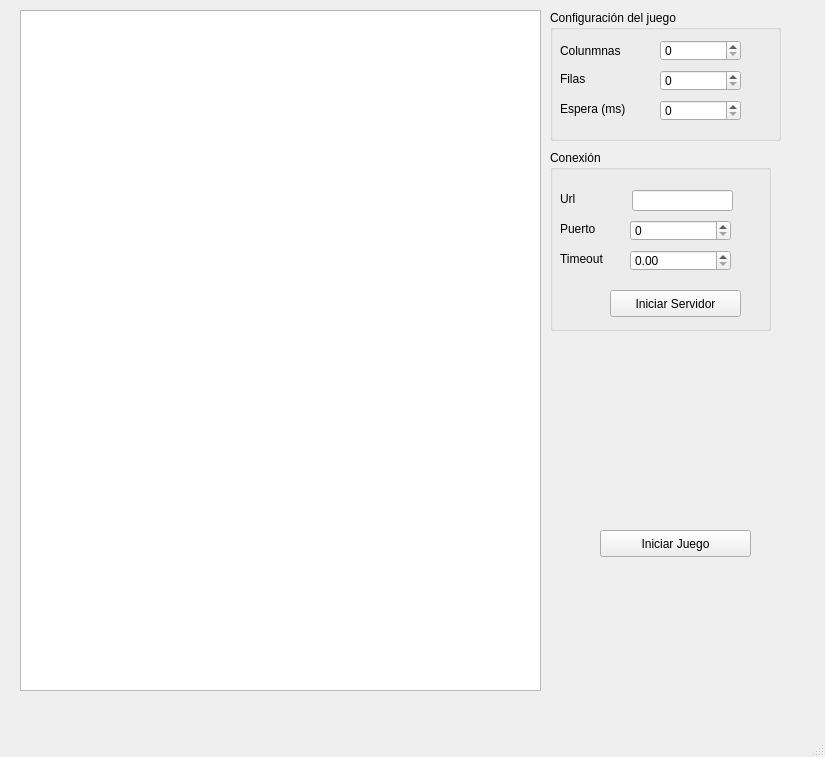
<?xml version="1.0" encoding="UTF-8"?>
<ui version="4.0">
 <class>MainWindow</class>
 <widget class="QMainWindow" name="MainWindow">
  <property name="geometry">
   <rect>
    <x>0</x>
    <y>0</y>
    <width>825</width>
    <height>757</height>
   </rect>
  </property>
  <property name="windowTitle">
   <string>MainWindow</string>
  </property>
  <widget class="QWidget" name="centralwidget">
   <widget class="QTableWidget" name="tableWidget">
    <property name="geometry">
     <rect>
      <x>20</x>
      <y>10</y>
      <width>521</width>
      <height>681</height>
     </rect>
    </property>
   </widget>
   <widget class="QGroupBox" name="groupBox">
    <property name="geometry">
     <rect>
      <x>550</x>
      <y>10</y>
      <width>231</width>
      <height>131</height>
     </rect>
    </property>
    <property name="title">
     <string>Configuración del juego</string>
    </property>
    <widget class="QLabel" name="label">
     <property name="geometry">
      <rect>
       <x>10</x>
       <y>30</y>
       <width>81</width>
       <height>21</height>
      </rect>
     </property>
     <property name="text">
      <string>Colunmnas</string>
     </property>
    </widget>
    <widget class="QLabel" name="label_2">
     <property name="geometry">
      <rect>
       <x>10</x>
       <y>60</y>
       <width>66</width>
       <height>17</height>
      </rect>
     </property>
     <property name="text">
      <string>Filas</string>
     </property>
    </widget>
    <widget class="QLabel" name="label_3">
     <property name="geometry">
      <rect>
       <x>10</x>
       <y>90</y>
       <width>81</width>
       <height>17</height>
      </rect>
     </property>
     <property name="text">
      <string>Espera (ms)</string>
     </property>
    </widget>
    <widget class="QSpinBox" name="spinBox">
     <property name="geometry">
      <rect>
       <x>110</x>
       <y>30</y>
       <width>81</width>
       <height>21</height>
      </rect>
     </property>
    </widget>
    <widget class="QSpinBox" name="spinBox_2">
     <property name="geometry">
      <rect>
       <x>110</x>
       <y>60</y>
       <width>81</width>
       <height>21</height>
      </rect>
     </property>
    </widget>
    <widget class="QSpinBox" name="spinBox_3">
     <property name="geometry">
      <rect>
       <x>110</x>
       <y>90</y>
       <width>81</width>
       <height>21</height>
      </rect>
     </property>
    </widget>
   </widget>
   <widget class="QGroupBox" name="groupBox_2">
    <property name="geometry">
     <rect>
      <x>550</x>
      <y>150</y>
      <width>221</width>
      <height>181</height>
     </rect>
    </property>
    <property name="title">
     <string>Conexión</string>
    </property>
    <widget class="QLabel" name="label_4">
     <property name="geometry">
      <rect>
       <x>10</x>
       <y>40</y>
       <width>66</width>
       <height>17</height>
      </rect>
     </property>
     <property name="text">
      <string>Url</string>
     </property>
    </widget>
    <widget class="QLabel" name="label_5">
     <property name="geometry">
      <rect>
       <x>10</x>
       <y>70</y>
       <width>66</width>
       <height>17</height>
      </rect>
     </property>
     <property name="text">
      <string>Puerto</string>
     </property>
    </widget>
    <widget class="QLabel" name="label_6">
     <property name="geometry">
      <rect>
       <x>10</x>
       <y>100</y>
       <width>66</width>
       <height>17</height>
      </rect>
     </property>
     <property name="text">
      <string>Timeout</string>
     </property>
    </widget>
    <widget class="QLineEdit" name="lineEdit">
     <property name="geometry">
      <rect>
       <x>82</x>
       <y>40</y>
       <width>101</width>
       <height>21</height>
      </rect>
     </property>
    </widget>
    <widget class="QSpinBox" name="spinBox_4">
     <property name="geometry">
      <rect>
       <x>80</x>
       <y>70</y>
       <width>101</width>
       <height>21</height>
      </rect>
     </property>
    </widget>
    <widget class="QDoubleSpinBox" name="doubleSpinBox">
     <property name="geometry">
      <rect>
       <x>80</x>
       <y>100</y>
       <width>101</width>
       <height>21</height>
      </rect>
     </property>
    </widget>
    <widget class="QPushButton" name="pushButton">
     <property name="geometry">
      <rect>
       <x>60</x>
       <y>140</y>
       <width>131</width>
       <height>27</height>
      </rect>
     </property>
     <property name="text">
      <string>Iniciar Servidor</string>
     </property>
    </widget>
   </widget>
   <widget class="QPushButton" name="pushButton_2">
    <property name="geometry">
     <rect>
      <x>600</x>
      <y>530</y>
      <width>151</width>
      <height>27</height>
     </rect>
    </property>
    <property name="text">
     <string>Iniciar Juego</string>
    </property>
   </widget>
  </widget>
  <widget class="QMenuBar" name="menubar">
   <property name="geometry">
    <rect>
     <x>0</x>
     <y>0</y>
     <width>825</width>
     <height>25</height>
    </rect>
   </property>
  </widget>
  <widget class="QStatusBar" name="statusbar"/>
 </widget>
 <resources/>
 <connections/>
</ui>
